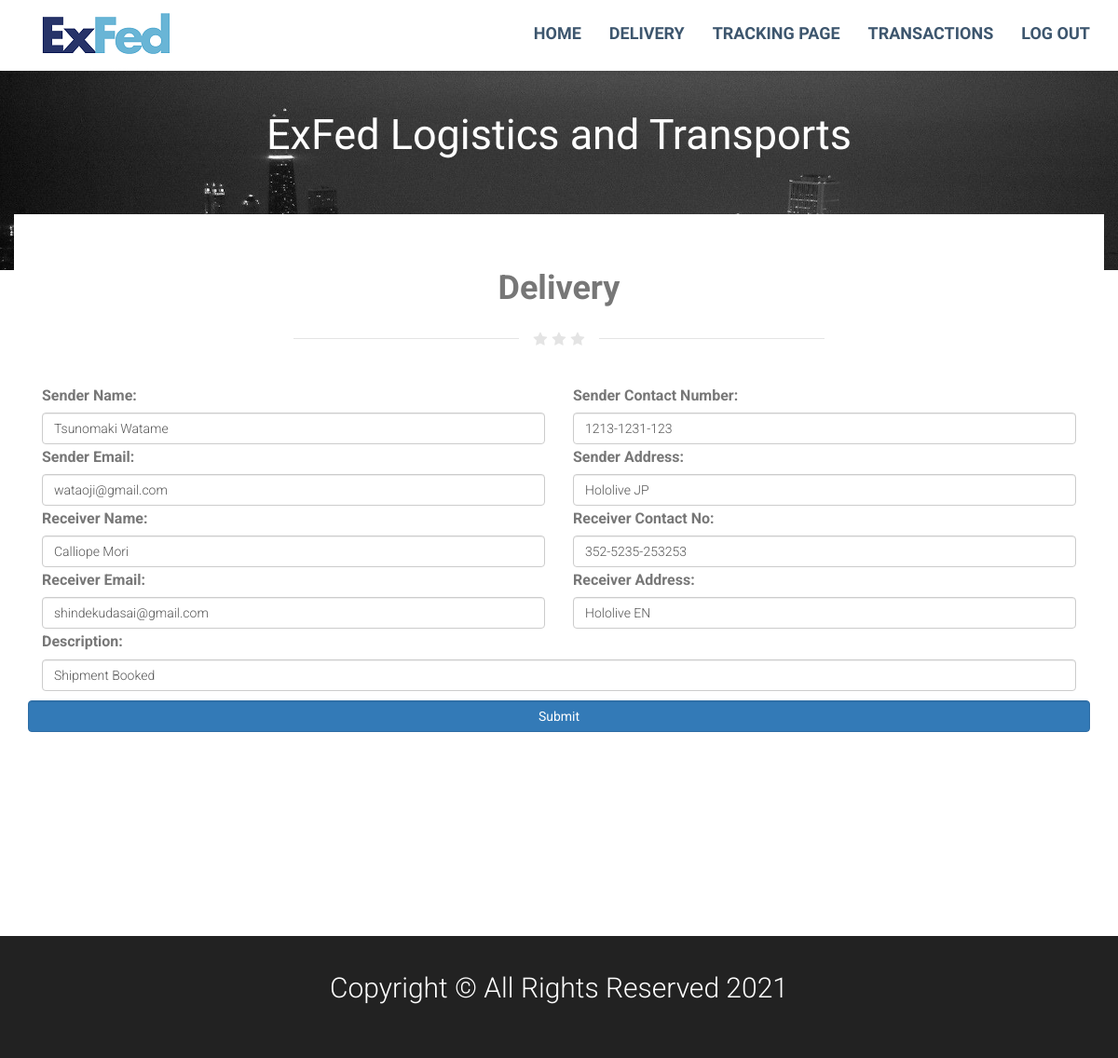
The page /updatedelivery/2021762d2b60d/ (signed in) on the database as committed earlier.
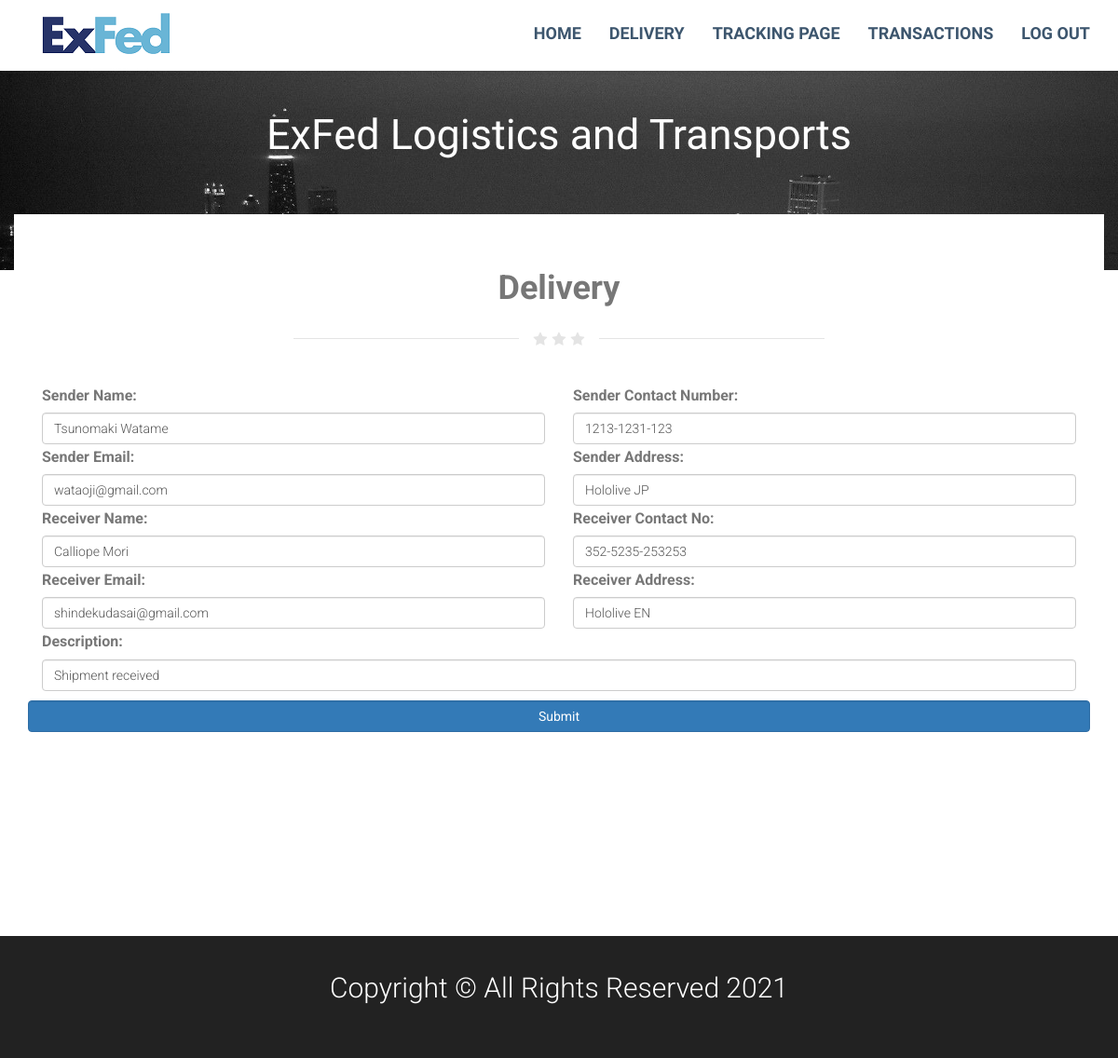
The same page on the database as committed later.
### cms/models.py (models this page shows, shortened)
class Delivery(models.Model):
	sender_name = models.CharField(max_length = 200, null = True)
	sender_contact_no = models.CharField(max_length = 200, null = True)
	sender_email = models.CharField(max_length = 200, null = True)
	sender_address = models.CharField(max_length = 200, null = True)
	receiver_name = models.CharField(max_length = 200, null = True)
	receiver_contact_no = models.CharField(max_length = 200, null = True)
	receiver_email = models.CharField(max_length = 200, null = True)
	receiver_address = models.CharField(max_length = 200, null = True)
	description = models.CharField(max_length = 200, null = True)
	id = models.CharField(primary_key = True, default = create_id, editable = False, max_length = 10)
	date_created = models.DateTimeField(auto_now_add = True, null = True)
	date_updated = models.DateTimeField(auto_now = True, null = True)

### cms/views.py (the view)
# urls.py: path('updatedelivery/<str:pk>/', views.updatedelivery, name="updatedelivery"),
@login_required(login_url='login')
def updatedelivery(request, pk):
	delivery = Delivery.objects.get(id=pk)
	form = DeliveryForm(instance=delivery)
	if request.method == 'POST':
		form = DeliveryForm(request.POST, instance=delivery)
		if form.is_valid():
			form.save()
			return redirect('tracking')
	context = {'form': form}
	return render(request, 'cms/delivery.html', context)

### cms/forms.py
class DeliveryForm(ModelForm):
	class Meta:
		model = Delivery
		fields = ['sender_name', 'sender_contact_no', 'sender_email', 'sender_address',
				  'receiver_name', 'receiver_contact_no', 'receiver_email', 'receiver_address', 'description']
		widgets = {
			'sender_name': TextInput(attrs ={
				'class': "form-control"
				}),
			'sender_contact_no': TextInput(attrs ={
				'class': "form-control"
				}),
			'sender_email': TextInput(attrs ={
				'class': "form-control"
				}),
			'sender_address': TextInput(attrs ={
				'class': "form-control"
				}),
			'receiver_name': TextInput(attrs ={
				'class': "form-control"
				}),
			'receiver_contact_no': TextInput(attrs ={
				'class': "form-control"
				}),
			'receiver_email': TextInput(attrs ={
				'class': "form-control"
				}),
			'receiver_address': TextInput(attrs ={
				'class': "form-control"
				}),
			'description': TextInput(attrs ={
				'class': "form-control"
				}),
		}

### cms/templates/cms/delivery.html (shortened to what this page needs)
{% extends 'cms/navbar_in.html' %}
{% load static %}
{% block content %}
<section class="item content">
        <div class="container toparea">
            <div class="underlined-title">
                <div class="editContent">
                    <h1 class="text-center">Delivery</h1>
                </div>
                <div class="wow-hr type_short">
                    <span class="wow-hr-h">
                    <i class="fa fa-star"></i>
                    <i class="fa fa-star"></i>
                    <i class="fa fa-star"></i>
                    </span>
                </div>
            </div>
        </div>
        </section>
			<div class = "container">
					<form action="" method = "POST">
								<div class = "col-md-6">
									<label class="form-label">Sender Name:</label>
									{{form.sender_name}}
								</div>
								<div class = "col-md-6">
									<label class="form-label">Sender Contact Number:</label>
										{{form.sender_contact_no}}
								</div>
								<div class = "col-md-6">
									<label class="form-label">Sender Email:</label>
										{{form.sender_email}}
								</div>
								<div class = "col-md-6">
									<label class="form-label">Sender Address:</label>
										{{form.sender_address}}
								</div>
								<div class = "col-md-6">
									<label class="form-label">Receiver Name:</label>
										{{form.receiver_name}}
								</div>
								<div class = "col-md-6">
									<label class="form-label">Receiver Contact No:</label>
										{{form.receiver_contact_no}}
								</div>
								<div class = "col-md-6">
									<label class="form-label">Receiver Email:</label>
										{{form.receiver_email}}
								</div>
								<div class = "col-md-6">
									<label class="form-label">Receiver Address:</label>
										{{form.receiver_address}}
								</div>
								<div class = "col-md-12">
									<label class="form-label">Description:</label>
										{{form.description}}
								</div>
								<div>
									<input class = "form-control btn btn-primary" type="submit" name="Submit">
								</div>
					</form>
			</div>
{% endblock %}

Rows that differ between the two databases and show on the page:
changed Delivery "Tsunomaki Watame": description "Shipment Booked" → "Shipment received"
